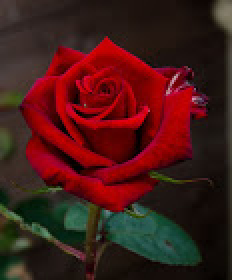
%> input picture Digital Image Processing Using Matlab/Image processing using matlab/rose.jpg, 116 x 140 px (shown 2 times larger)
$ octave imagenoise11.m   (GNU Octave 9; MATLAB toolbox functions it lacks are replaced by stand-ins)
%> lines starting %> are read from the running program, lines starting %| are printed output that depends on the picture
clc;
close all;
clear all;
im=imread("rose.jpg");
%> im is the input picture: size 140x116x3 uint8; mean R, G, B 70, 26, 22.9
n1=imnoise(im,'gaussian');
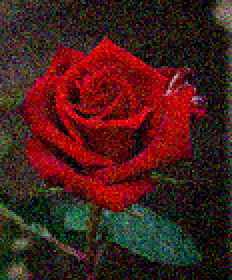
%> n1: size 140x116x3 uint8 (shown 2 times larger); mean R, G, B 70.8, 30.4, 26.7
n2=imnoise(im,'salt & pepper');
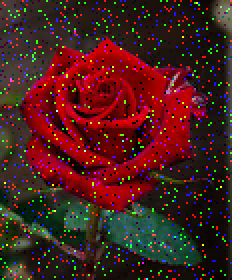
%> n2: size 140x116x3 uint8 (shown 2 times larger); mean R, G, B 73.1, 30.6, 28.4
e=rgb2gray(n1);
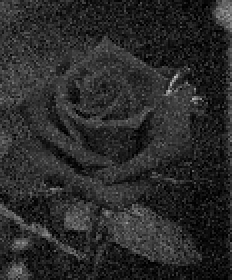
%> e: size 140x116 uint8 (shown 2 times larger); min 0, max 195, mean 42.1
f=rgb2gray(n2);
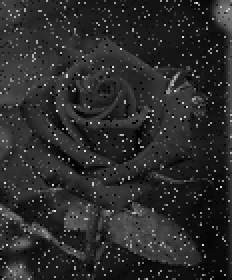
%> f: size 140x116 uint8 (shown 2 times larger); min 0, max 230, mean 43.1
c1=wiener2(e,[5 5]);
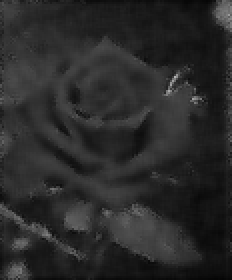
%> c1: size 140x116 uint8 (shown 2 times larger); min 5, max 180, mean 41.8
c2=medfilt2(f,[3 3]);
subplot(2,3,1);imshow(im);title("Original image");
sgtitle("Noise in images and its reduction");
subplot(2,3,2);imshow(e);title("Gray scale image of original image")
subplot(2,3,3);imshow(n1);title("Added gausssian noise");
subplot(2,3,4);imshow(n2);title("Added  salt and pepper noise");
subplot(2,3,5);imshow(c1);title("Removed guassian noise")
subplot(2,3,6);imshow(c2);title("Removed salt and pepper noise");

$ run again, with Digital Image Processing Using Matlab/Image processing using matlab/flower.jpg copied over Digital Image Processing Using Matlab/Image processing using matlab/rose.jpg
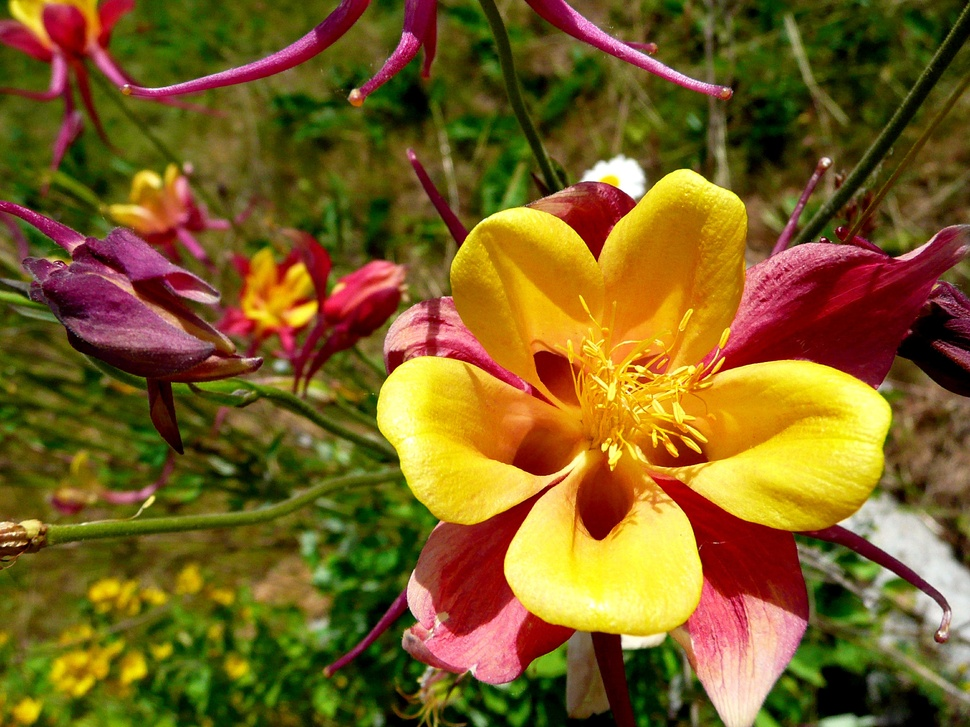
%> input picture Digital Image Processing Using Matlab/Image processing using matlab/flower.jpg, 970 x 727 px, shrunk from 3072 x 2304 before the run
%> im is the input picture: size 727x970x3 uint8; mean R, G, B 122.7, 94.7, 32.1
%> `n2=imnoise(im,'salt & pepper');`:
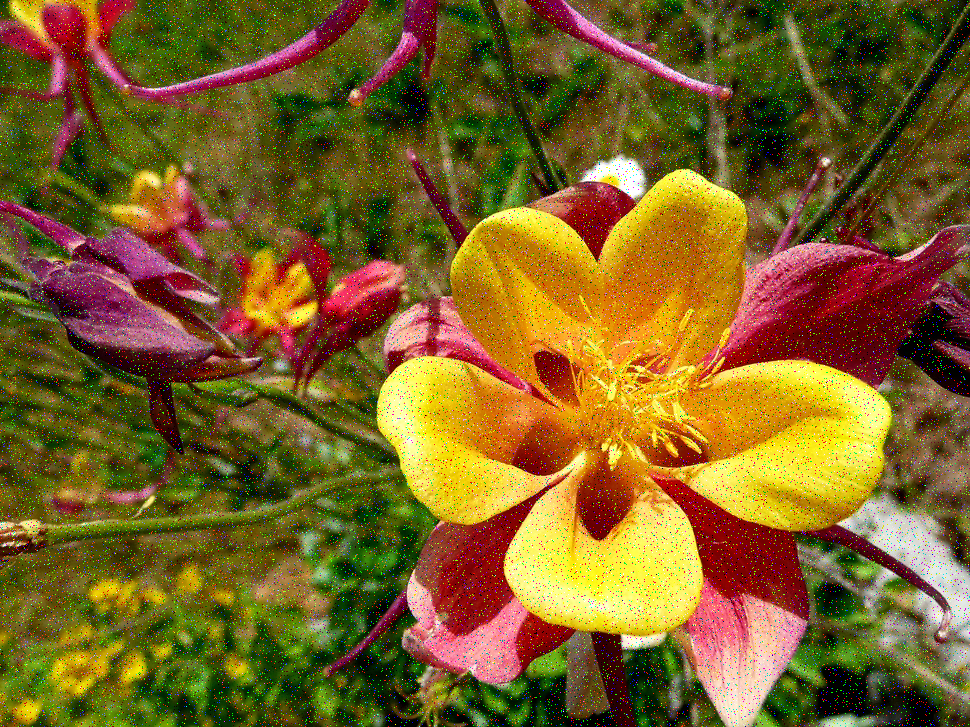
%> n2: size 727x970x3 uint8; mean R, G, B 122.9, 96.4, 36.8
%> `e=rgb2gray(n1);`:
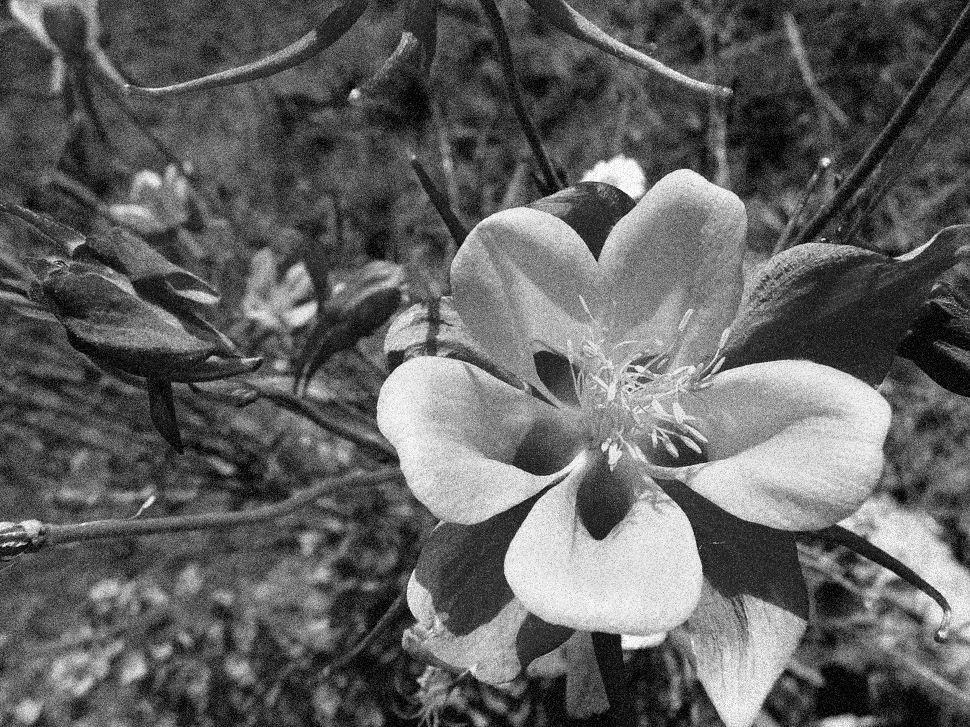
%> e: size 727x970 uint8; min 0, max 255, mean 96.8
